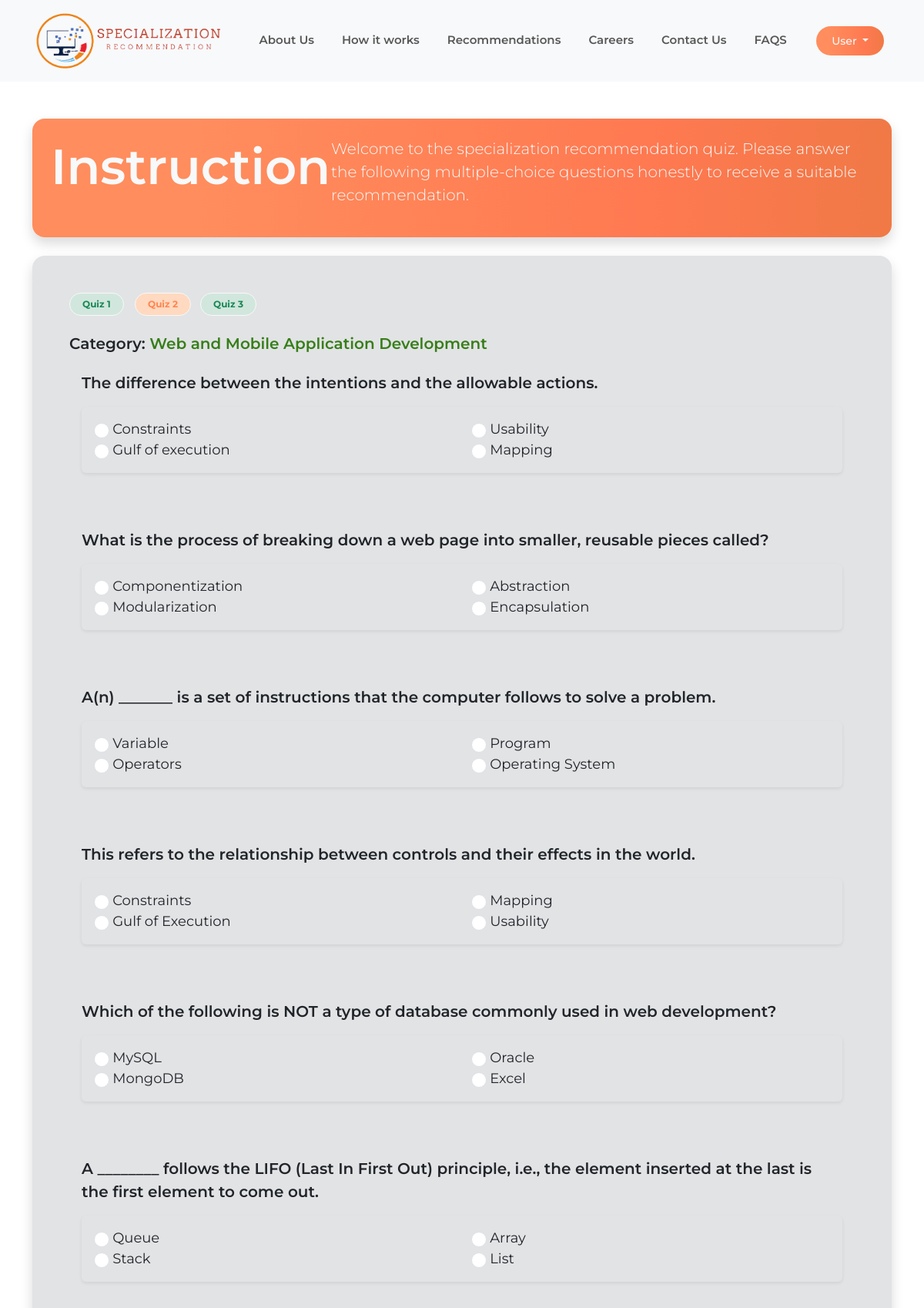
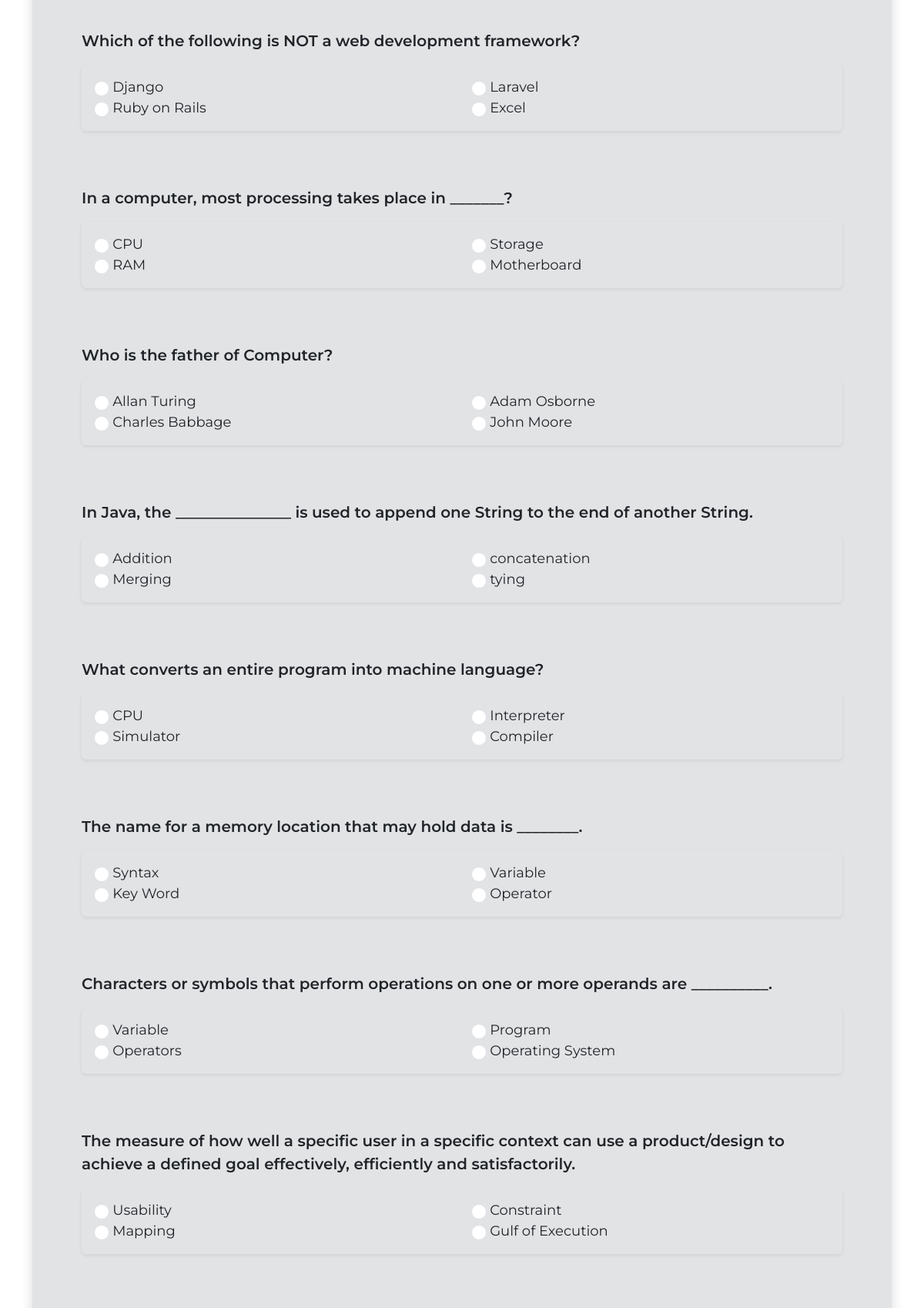
The app's page /user-logged/assessment-wmad.php (signed in, upper part) with its own data (2 pictures, top to bottom).
### tables this page shows
CREATE TABLE `questions` (
  `id` int(11) NOT NULL,
  `specialization` varchar(255) NOT NULL,
  `subject` text NOT NULL,
  `question` text NOT NULL,
  `option_a` text NOT NULL,
  `option_b` text NOT NULL,
  `option_c` text NOT NULL,
  `option_d` text NOT NULL,
  `answer` text NOT NULL
);

### user-logged/assessment-wmad.php (the view, shortened to what this page needs)
<?php
include "../include/config.php";
?>
<!DOCTYPE html>
<html lang="en">
<head>
    <link href="https://cdn.jsdelivr.net/npm/bootstrap@5.3.1/dist/css/bootstrap.min.css" rel="stylesheet">
    <link rel="stylesheet" href="https://cdn.jsdelivr.net/npm/bootstrap-icons@1.10.5/font/bootstrap-icons.css">
    <link rel="stylesheet" href="https://cdnjs.cloudflare.com/ajax/libs/font-awesome/6.3.0/css/all.min.css">
    <link rel="stylesheet" href="https://cdnjs.cloudflare.com/ajax/libs/font-awesome/6.4.2/css/all.min.css" />
    <link rel="stylesheet" href="../css/style.css">
</head>
<body>
    <?php include 'header.php'; ?>
    <section class="container mt-5">
        <div class="container bg-custom-color rounded-4 p-4 text-light shadow">
            <div class="row">
                <div class="col-md-4">
                    <h1 class="display-3 fw-semibold">Instruction</h1>
                </div>
                <div class="col-md-8">
                    <p class="lead">
                        Welcome to the specialization recommendation quiz. Please answer the following multiple-choice
                        questions honestly to receive a suitable recommendation.
                    </p>
                </div>
            </div>
        </div>
    </section>
    <section class="container my-4">
        <div class="container bg-secondary-subtle rouded-4 p-5 text-dark rounded-4 shadow">
            <div class="row gx-0">
                <div class="col-md-1 d-none d-md-block">
                    <span class="badge rounded-pill border border-light bg-success-subtle px-3 py-2 text-success">Quiz 1</span>
                </div>
                <div class="col-md-1 d-none d-md-block">
                    <span class="badge rounded-pill border border-light bg-custom-color2 px-3 py-2 custom-text-color">Quiz 2</span>
                </div>
                <div class="col-md-1 d-none d-md-block">
                    <span class="badge rounded-pill border border-light bg-success-subtle px-3 py-2 text-success">Quiz 3</span>
                </div>
            </div>
            <div class="my-4">
                <h5 class="fw-semibold">Category: <span>Web and Mobile Application Development</span></h5>
            </div>
            <div class="container px-3">
                <?php
                $sql = "SELECT * FROM `questions` WHERE specialization='WMAD'";
                $result = mysqli_query($conn, $sql);
                $questions = array();
                while ($row = mysqli_fetch_assoc($result)) {
                    $questions[] = $row;
                }
                shuffle($questions);
                echo '<form action="assessment-wmad.php#divOne" method="post" enctype="multipart/form-data">';
                foreach ($questions as $question) {
                    echo '<div class="my-4">';
                        echo '<p class="lead questions fw-semibold">' . $question['question'] . '</p>';
                        echo '<div class="container bg-secondary-subtle shadow-sm rounded p-3">';
                            echo '<div class="row">';
                                echo '<div class="col-md-6">';
                                    echo '<input type="radio" class="form-check-input fs-5" name="question_' . $question['id'] . '" value="option_a" required> ' . '<span class="choices text-dark">' . $question['option_a'] . '</span>' . '<br>';
                                    echo '<input type="radio" class="form-check-input fs-5" name="question_' . $question['id'] . '" value="option_b" required> ' . '<span class="choices text-dark">' . $question['option_b'] . '</span>' . '<br>';
                                echo '</div>';
                                echo '<div class="col-md-6">';
                                    echo '<input type="radio" class="form-check-input fs-5" name="question_' . $question['id'] . '" value="option_c" required> ' . '<span class="choices text-dark">' . $question['option_c'] . '</span>' . '<br>';
                                    echo '<input type="radio" class="form-check-input fs-5" name="question_' . $question['id'] . '" value="option_d" required> ' . '<span class="choices text-dark">' . $question['option_d'] . '</span>' . '<br>';
                                echo '</div>';
                            echo '</div>';
                        echo '</div>';
                    echo '</div><br>';
                }
                echo '</form>';
                ?>
            </div>
        </div>
    </section>
</body>
</html>

### css/style.css (style rules this page uses)
* { margin: 0; padding: 0; font-family: 'Montserrat', sans-serif; }
.bg-custom-color2 { background: #FFD9C0; }
.custom-text-color { color: #FF8551; }
.bg-custom-color { background: rgb(255,141,93); background: linear-gradient(90deg, rgba(255,141,93,1) 19%, rgba(255,121,81,1) 72%, rgba(240,121,70,1) 100%); }
span { color: #367E18; }
.questions { font-size: 20px; }
.choices { font-size: 18px; }

### records on screen
questions: question "The difference between the intentions and the allowable actions.", option_a "Constraints", option_b "Gulf of execution", option_c "Usability", option_d "Mapping"
questions: question "What is the process of breaking down a web page into smaller, reusable pieces called?", option_a "Componentization", option_b "Modularization", option_c "Abstraction", option_d "Encapsulation"
questions: question "A(n) _______ is a set of instructions that the computer follows to solve a problem.", option_a "Variable", option_b "Operators", option_c "Program", option_d "Operating System"
questions: question "This refers to the relationship between controls and their effects in the world.", option_a "Constraints", option_b "Gulf of Execution", option_c "Mapping", option_d "Usability"
questions: question "Which of the following is NOT a type of database commonly used in web development?", option_a "MySQL", option_b "MongoDB", option_c "Oracle", option_d "Excel"
questions: question "A ________ follows the LIFO (Last In First Out) principle, i.e., the element inserted at the last is the first element to come out.", option_a "Queue", option_b "Stack", option_c "Array", option_d "List"
questions: question "Which of the following is NOT a web development framework?", option_a "Django", option_b "Ruby on Rails", option_c "Laravel", option_d "Excel"
questions: question "In a computer, most processing takes place in _______?", option_a "CPU", option_b "RAM", option_c "Storage", option_d "Motherboard"
questions: question "Who is the father of Computer?", option_a "Allan Turing", option_b "Charles Babbage", option_c "Adam Osborne", option_d "John Moore"
questions: question "In Java, the _______________ is used to append one String to the end of another String.", option_a "Addition", option_b "Merging", option_c "concatenation", option_d "tying"
questions: question "What converts an entire program into machine language?", option_a "CPU", option_b "Simulator", option_c "Interpreter", option_d "Compiler"
questions: question "The name for a memory location that may hold data is ________.", option_a "Syntax", option_b "Key Word", option_c "Variable", option_d "Operator"
questions: question "Characters or symbols that perform operations on one or more operands are __________.", option_a "Variable", option_b "Operators", option_c "Program", option_d "Operating System"
questions: question "The measure of how well a specific user in a specific context can use a product/design to achieve a defined goal effectively, efficiently and satisfactorily.", option_a "Usability", option_b "Mapping", option_c "Constraint", option_d "Gulf of Execution"
